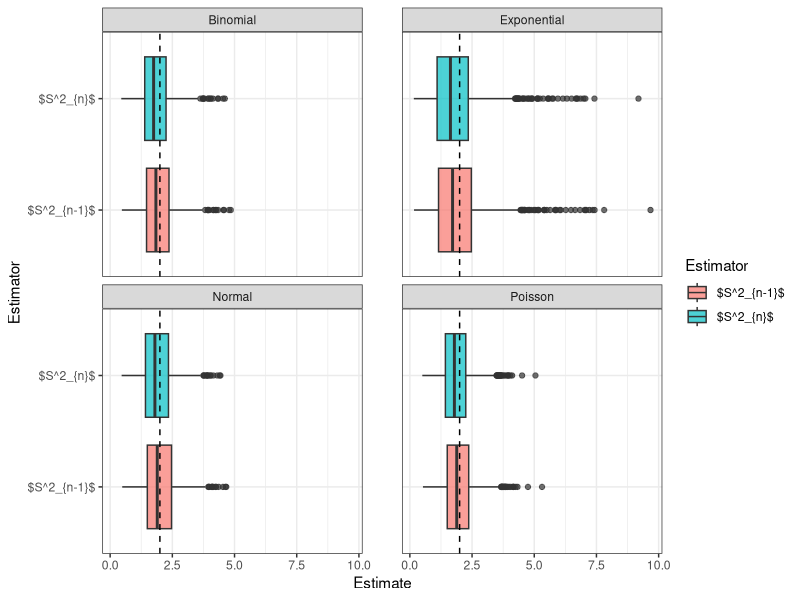
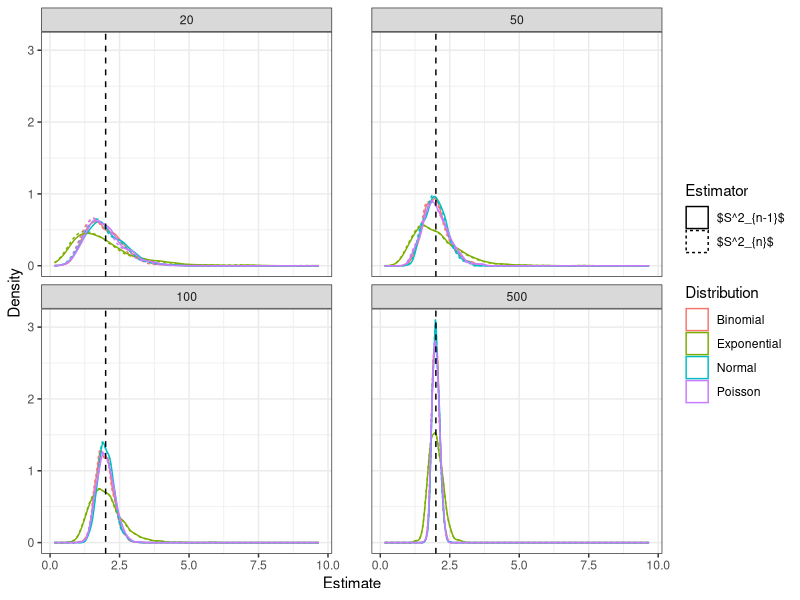
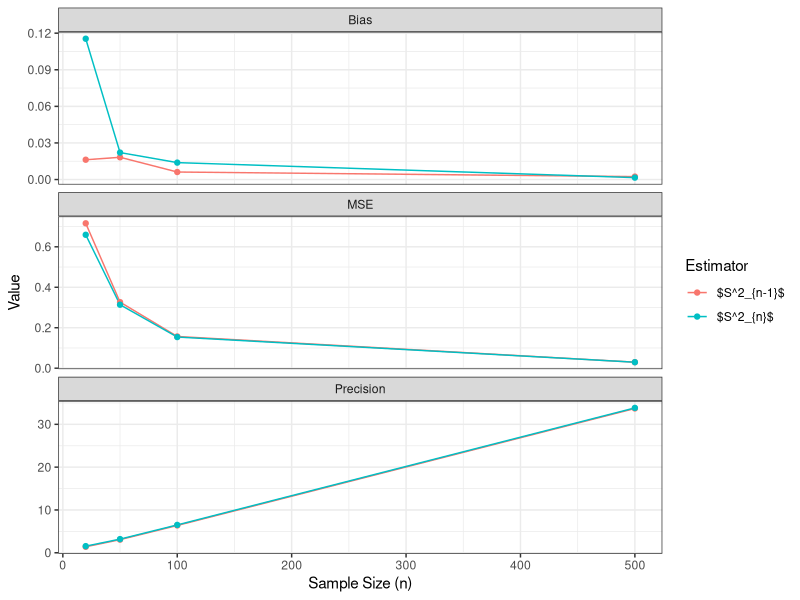
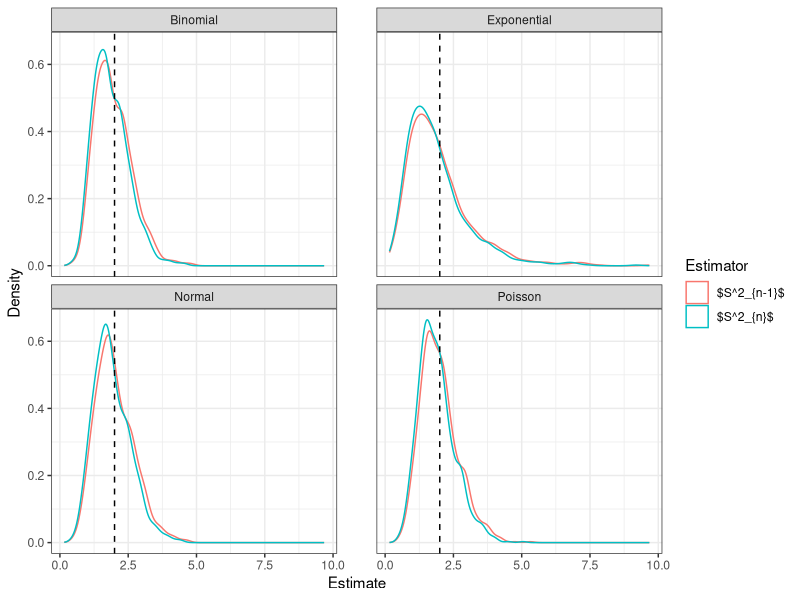
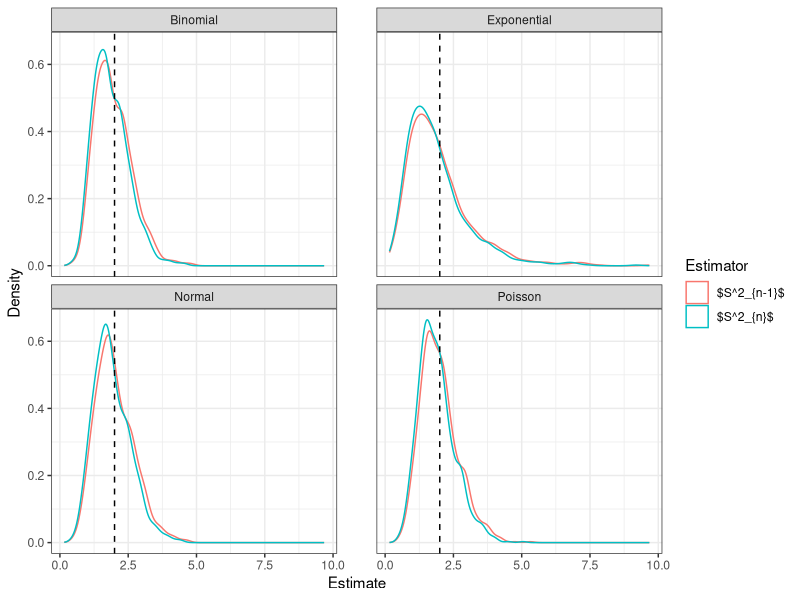

Here is the R script that generated these plots, in order:
## ---- chunk 1
#| echo: false

default_chunk_hook  <- knitr::knit_hooks$get("chunk")

latex_font_size <- c("Huge", "huge", "LARGE", "Large", 
                     "large", "normalsize", "small", 
                     "footnotesize", "scriptsize", "tiny")

knitr::knit_hooks$set(chunk = function(x, options) {
  x <- default_chunk_hook(x, options)
  if(options$size %in% latex_font_size) {
    paste0("\n \\", options$size, "\n\n", 
      x, 
      "\n\n \\normalsize"
    )
  } else {
    x
  }
})
## ---- chunk 2
#| label: load-packages
#| include: false
library(tidyverse)
library(patchwork)
## ---- chunk 3
set.seed(7272)
n = 20

# Poisson:

pois = c(0)
Sn1p = c(0) 
Sn0p = c(0)

  for(i in 1:1000){
    rand = rpois(n = n, lambda = 2)
    mean = mean(rand)
    Sn1p[i] = var(rand)
    Sn0p[i] = ((n-1)/n)*var(rand)
  }


# Binomial:

binom = c(0)
Sn1b = c(0)
Sn0b = c(0)
p = (5-sqrt(21))/10

  for(i in 1:1000){
    rand = rbinom(n = n, size = 50, prob = p)
    mean = mean(rand)
    Sn1b[i] = var(rand)
    Sn0b[i] = ((n-1)/n)*var(rand)
  }

# Normal:

normal = c(0)
Sn1n = c(0)
Sn0n = c(0)

  for(i in 1:1000){
    rand = rnorm(n = n, mean = 0, sd = sqrt(2))
    mean = mean(rand)
    Sn1n[i] = var(rand)
    Sn0n[i] = ((n-1)/n)*var(rand)
  }

# Exponential:

exp = c(0)
Sn1e = c(0)
Sn0e = c(0)
p = (5-sqrt(21))/10

  for(i in 1:1000){
    rand = rexp(n = n, rate = 1/sqrt(2))
    mean = mean(rand)
    Sn1e[i] = var(rand)
    Sn0e[i] = ((n-1)/n)*var(rand)
  }

## ---- chunk 4
# Create tibble: 

data = tibble(
  Sn1 = c(Sn1p, Sn1b, Sn1n, Sn1e),
  Sn0 = c(Sn0p, Sn0b, Sn0n, Sn0e),
  Distribution = rep(c("Poisson", "Binomial", "Normal", "Exponential"), each = 1000),
) |>
  pivot_longer(c(Sn1, Sn0), names_to = "Estimator", values_to = "Estimate") |>
  mutate(Estimator = case_when(
    Estimator == "Sn1" ~ "$S^2_{n-1}$" ,
    Estimator == "Sn0" ~ "$S^2_{n}$"
  ))
## ---- chunk 5
#| label: fig-estimators
#| fig-cap: Distributions of Variance Estimators
ggplot(data, aes(x = Estimator, y = Estimate, fill = Estimator)) +
  geom_boxplot(alpha = 0.7) +
  geom_hline(yintercept = 2, linetype = "dashed") +
  facet_wrap(~ Distribution, ncol = 2) +
  theme_bw() +
  theme(panel.spacing.x = unit(1, "cm")) +
  labs(x = "Estimator", y = "Estimate", fill = "Estimator") +
  coord_flip()
## ---- chunk 6
#| label: tbl-estimators
#| tbl-cap: Summary of Variance Estimators
data |> 
  group_by(Distribution, Estimator) |>
  summarize(
    Bias = mean(Estimate)-2,
    Precision = 1/var(Estimate),
    MSE = Bias^2 + var(Estimate)
  ) |>

knitr::kable(digits = 3)
## ---- chunk 7
set.seed(7272)

huge.func = function(n){

# Poisson:

pois = c(0)
Sn1p = c(0) 
Sn0p = c(0)

  for(i in 1:1000){
    rand = rpois(n = n, lambda = 2)
    mean = mean(rand)
    Sn1p[i] = var(rand)
    Sn0p[i] = ((n-1)/n)*var(rand)
  }


# Binomial:

binom = c(0)
Sn1b = c(0)
Sn0b = c(0)
p = (5-sqrt(21))/10

  for(i in 1:1000){
    rand = rbinom(n = n, size = 50, prob = p)
    mean = mean(rand)
    Sn1b[i] = var(rand)
    Sn0b[i] = ((n-1)/n)*var(rand)
  }

# Normal:

normal = c(0)
Sn1n = c(0)
Sn0n = c(0)

  for(i in 1:1000){
    rand = rnorm(n = n, mean = 0, sd = sqrt(2))
    mean = mean(rand)
    Sn1n[i] = var(rand)
    Sn0n[i] = ((n-1)/n)*var(rand)
  }

# Exponential:

exp = c(0)
Sn1e = c(0)
Sn0e = c(0)
p = (5-sqrt(21))/10

  for(i in 1:1000){
    rand = rexp(n = n, rate = 1/sqrt(2))
    mean = mean(rand)
    Sn1e[i] = var(rand)
    Sn0e[i] = ((n-1)/n)*var(rand)
  }
  return(
  tibble(
    Sn1 = c(Sn1p, Sn1b, Sn1n, Sn1e),
    Sn0 = c(Sn0p, Sn0b, Sn0n, Sn0e),
    Distribution = rep(c("Poisson", "Binomial", "Normal", "Exponential"), each = 1000),
    n = n
  )
)
}

## ---- chunk 8
# Create tibble: 

data = map(c(20, 50, 100, 500), huge.func) |> list_rbind() |>
  pivot_longer(c(Sn1, Sn0), names_to = "Estimator", values_to = "Estimate") |>
  mutate(Estimator = case_when(
    Estimator == "Sn1" ~ "$S^2_{n-1}$" ,
    Estimator == "Sn0" ~ "$S^2_{n}$"
  ))

## ---- chunk 9
#| label: fig-n
#| fig-cap: Effect of n on Estimators

data |>

ggplot(aes(x = Estimate, color = Distribution, linetype = Estimator)) +
  geom_density() +
  geom_vline(xintercept = 2, linetype = "dashed") +
  facet_wrap(~ n, ncol = 2) +
  theme_bw() +
  theme(panel.spacing.x = unit(1, "cm")) +
  labs(x = "Estimate", y = "Density", color = "Distribution", linetype = "Estimator")
## ---- chunk 10
#| label: tbl-n
#| tbl-cap: Summary of Sample Size Effect on Estimators
data |> 
  group_by(Estimator, n) |>
  summarize(
    Bias = mean(Estimate)-2,
    Precision = 1/var(Estimate),
    MSE = Bias^2 + var(Estimate)
  ) |>

knitr::kable(digits = 3)
## ---- chunk 11
#| label: fig-metrics
#| fig-cap: Metrics vs Sample Size
data |> 
  group_by(Estimator, n) |>
  summarise(
    Bias      = abs(mean(Estimate) - 2),
    Precision = 1 / var(Estimate),
    MSE       = Bias^2 + var(Estimate)
  ) |>
  pivot_longer(c(Bias, Precision, MSE), names_to = "Metric", values_to = "Value") |>
  ggplot(aes(x = n, y = Value, color = Estimator)) +
  geom_line() +
  geom_point() +
  facet_wrap(~ Metric, scales = "free_y", ncol = 1) +
  theme_bw() +
  labs(x = "Sample Size (n)", y = "Value", color = "Estimator")
## ---- chunk 12
set.seed(7272)
n = 500
## ---- chunk 13
# Create tibble: 

data = tibble(
  Sn1 = c(Sn1p, Sn1b, Sn1n, Sn1e),
  Sn0 = c(Sn0p, Sn0b, Sn0n, Sn0e),
  Distribution = rep(c("Poisson", "Binomial", "Normal", "Exponential"), each = 1000),
) |>
  pivot_longer(c(Sn1, Sn0), names_to = "Estimator", values_to = "Estimate") |>
  mutate(Estimator = case_when(
    Estimator == "Sn1" ~ "$S^2_{n-1}$" ,
    Estimator == "Sn0" ~ "$S^2_{n}$"
  ))
## ---- chunk 14
#| label: fig-estimators1
#| fig-cap: Distributions of Variance Estimators
ggplot(data, aes(x = Estimate, color = Estimator, fill = Estimator)) +
  geom_density(alpha = 0) +
  geom_vline(xintercept = 2, linetype = "dashed") +
  facet_wrap(~ Distribution, ncol = 2) +
  theme_bw() +
  theme(panel.spacing.x = unit(1, "cm")) +
  scale_fill_manual(values = c("$S^2_{n-1}$" = "gray39", "$S^2_{n}$" = "steelblue")) +
  labs(x = "Estimate", y = "Density", fill = "Estimator")
## ---- chunk 15
#| label: tbl-estimators1
#| tbl-cap: Summary of Variance Estimators
data |> 
  group_by(Distribution, Estimator) |>
  summarize(
    Bias = mean(Estimate)-2,
    Precision = 1/var(Estimate),
    MSE = Bias^2 + var(Estimate)
  ) |>

knitr::kable(digits = 3)
## ---- chunk 16
# Original solution, not correct interpretation of the problem
# data |>
#   ggplot(aes(x = Estimate, color = Estimator)) +
#   geom_density() +
#   geom_vline(xintercept = 2, linetype = "dashed") +
#   facet_wrap(~ n, ncol = 2) +
#   theme_bw() +
#   theme(panel.spacing.x = unit(1, "cm")) +
#   labs(x = "Estimate", y = "Density", color = "Estimator")
## ---- chunk 17
set.seed(7272)

huge.func = function(n){

# Poisson:

pois = rpois(n=n, lambda = 2)
Sn1p = c(0) 
Sn0p = c(0)

  for(i in 1:1000){
    rand = sample(pois, size = n, replace = TRUE)
    mean = mean(rand)
    Sn1p[i] = var(rand)
    Sn0p[i] = ((n-1)/n)*var(rand)
  }


# Binomial:

binom = rbinom(n = n, size = 50, prob = p)
Sn1b = c(0)
Sn0b = c(0)
p = (5-sqrt(21))/10

  for(i in 1:1000){
    rand = sample(binom, size = n, replace = TRUE)
    mean = mean(rand)
    Sn1b[i] = var(rand)
    Sn0b[i] = ((n-1)/n)*var(rand)
  }

# Normal:

normal = rnorm(n = n, mean = 0, sd = sqrt(2))
Sn1n = c(0)
Sn0n = c(0)

  for(i in 1:1000){
    rand = sample(normal, size = n, replace = TRUE)
    Sn1n[i] = var(rand)
    Sn0n[i] = ((n-1)/n)*var(rand)
  }

# Exponential:

exp = rexp(n = n, rate = 1/sqrt(2))
Sn1e = c(0)
Sn0e = c(0)
p = (5-sqrt(21))/10

  for(i in 1:1000){
    rand = sample(exp, size = n, replace = TRUE)
    mean = mean(rand)
    Sn1e[i] = var(rand)
    Sn0e[i] = ((n-1)/n)*var(rand)
  }
  return(
  tibble(
    Sn1 = c(Sn1p, Sn1b, Sn1n, Sn1e),
    Sn0 = c(Sn0p, Sn0b, Sn0n, Sn0e),
    Distribution = rep(c("Poisson", "Binomial", "Normal", "Exponential"), each = 1000),
    n = n
  )
)
}
## ---- chunk 18
# Create tibble: 

data = tibble(
  Sn1 = c(Sn1p, Sn1b, Sn1n, Sn1e),
  Sn0 = c(Sn0p, Sn0b, Sn0n, Sn0e),
  Distribution = rep(c("Poisson", "Binomial", "Normal", "Exponential"), each = 1000),
) |>
  pivot_longer(c(Sn1, Sn0), names_to = "Estimator", values_to = "Estimate") |>
  mutate(Estimator = case_when(
    Estimator == "Sn1" ~ "$S^2_{n-1}$" ,
    Estimator == "Sn0" ~ "$S^2_{n}$"
  ))
## ---- chunk 19
#| label: fig-estimators2
#| fig-cap: Distributions of Variance Estimators (Boostrapping)
ggplot(data, aes(x = Estimate, color = Estimator, fill = Estimator)) +
  geom_density(alpha = 0) +
  geom_vline(xintercept = 2, linetype = "dashed") +
  facet_wrap(~ Distribution, ncol = 2) +
  theme_bw() +
  theme(panel.spacing.x = unit(1, "cm")) +
  scale_fill_manual(values = c("$S^2_{n-1}$" = "gray39", "$S^2_{n}$" = "steelblue")) +
  labs(x = "Estimate", y = "Density", fill = "Estimator")
## ---- chunk 20
#| label: tbl-estimators2
#| tbl-cap: Summary of Variance Estimators (Bootstrapping)
data |> 
  group_by(Distribution, Estimator) |>
  summarize(
    Bias = mean(Estimate)-2,
    Precision = 1/var(Estimate),
    MSE = Bias^2 + var(Estimate)
  ) |>

knitr::kable(digits = 3)
